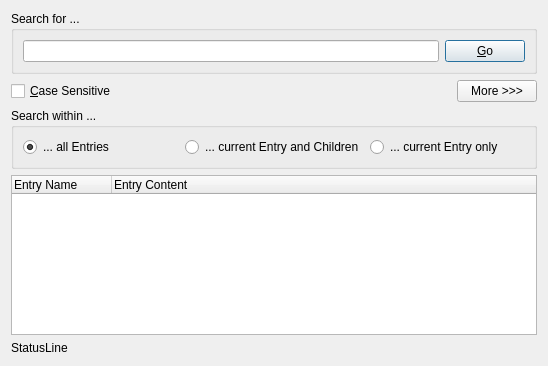
<?xml version="1.0" encoding="UTF-8"?>
<ui version="4.0">
 <class>ISearchDialog</class>
 <widget class="QDialog" name="ISearchDialog">
  <property name="geometry">
   <rect>
    <x>0</x>
    <y>0</y>
    <width>548</width>
    <height>366</height>
   </rect>
  </property>
  <property name="windowTitle">
   <string>SearchDialog</string>
  </property>
  <layout class="QVBoxLayout">
   <item>
    <widget class="QGroupBox" name="mpWhatToSearchGroupBox">
     <property name="title">
      <string>Search for ...</string>
     </property>
     <layout class="QHBoxLayout">
      <item>
       <widget class="QLineEdit" name="mpSearchLineEdit"/>
      </item>
      <item>
       <widget class="QPushButton" name="mpGoButton">
        <property name="text">
         <string>&amp;Go</string>
        </property>
       </widget>
      </item>
     </layout>
    </widget>
   </item>
   <item>
    <layout class="QHBoxLayout">
     <item>
      <widget class="QCheckBox" name="mpCaseSensitiveCheckBox">
       <property name="text">
        <string>&amp;Case Sensitive</string>
       </property>
       <property name="checked">
        <bool>false</bool>
       </property>
      </widget>
     </item>
     <item>
      <spacer>
       <property name="orientation">
        <enum>Qt::Horizontal</enum>
       </property>
       <property name="sizeHint" stdset="0">
        <size>
         <width>40</width>
         <height>20</height>
        </size>
       </property>
      </spacer>
     </item>
     <item>
      <widget class="QPushButton" name="mpMoreButton">
       <property name="text">
        <string>More &gt;&gt;&gt;</string>
       </property>
       <property name="checkable">
        <bool>true</bool>
       </property>
       <property name="autoDefault">
        <bool>false</bool>
       </property>
       <property name="default">
        <bool>false</bool>
       </property>
      </widget>
     </item>
    </layout>
   </item>
   <item>
    <widget class="QGroupBox" name="mpWhereToSearchGroupBox">
     <property name="title">
      <string>Search within ...</string>
     </property>
     <layout class="QHBoxLayout">
      <item>
       <widget class="QRadioButton" name="mpSearchAllEntriesRadioButton">
        <property name="text">
         <string>... all Entries</string>
        </property>
        <property name="checked">
         <bool>true</bool>
        </property>
       </widget>
      </item>
      <item>
       <widget class="QRadioButton" name="mpSearchCurrentEntryRecursivelyRadioButton">
        <property name="text">
         <string>... current Entry and Children</string>
        </property>
       </widget>
      </item>
      <item>
       <widget class="QRadioButton" name="mpSearchCurrentEntryOnlyRadioButton">
        <property name="text">
         <string>... current Entry only</string>
        </property>
       </widget>
      </item>
     </layout>
    </widget>
   </item>
   <item>
    <spacer>
     <property name="orientation">
      <enum>Qt::Vertical</enum>
     </property>
     <property name="sizeHint" stdset="0">
      <size>
       <width>524</width>
       <height>16</height>
      </size>
     </property>
    </spacer>
   </item>
   <item>
    <widget class="QTreeWidget" name="mpResultTreeWidget">
     <column>
      <property name="text">
       <string>Entry Name</string>
      </property>
     </column>
     <column>
      <property name="text">
       <string>Entry Content</string>
      </property>
     </column>
    </widget>
   </item>
   <item>
    <widget class="QLabel" name="mpStatusLine">
     <property name="text">
      <string notr="true">StatusLine</string>
     </property>
    </widget>
   </item>
  </layout>
 </widget>
 <tabstops>
  <tabstop>mpSearchLineEdit</tabstop>
  <tabstop>mpGoButton</tabstop>
  <tabstop>mpCaseSensitiveCheckBox</tabstop>
  <tabstop>mpResultTreeWidget</tabstop>
  <tabstop>mpSearchAllEntriesRadioButton</tabstop>
  <tabstop>mpSearchCurrentEntryRecursivelyRadioButton</tabstop>
  <tabstop>mpSearchCurrentEntryOnlyRadioButton</tabstop>
  <tabstop>mpMoreButton</tabstop>
 </tabstops>
 <resources/>
 <connections>
  <connection>
   <sender>mpMoreButton</sender>
   <signal>toggled(bool)</signal>
   <receiver>mpWhereToSearchGroupBox</receiver>
   <slot>setVisible(bool)</slot>
   <hints>
    <hint type="sourcelabel">
     <x>533</x>
     <y>108</y>
    </hint>
    <hint type="destinationlabel">
     <x>233</x>
     <y>125</y>
    </hint>
   </hints>
  </connection>
 </connections>
</ui>
